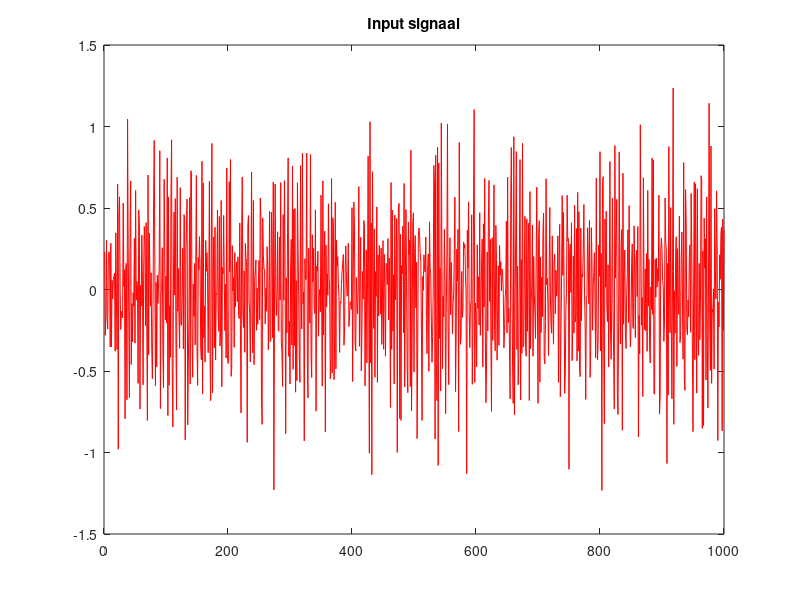

Here is the MATLAB script that generated this plot: (Note: this script raises an error after producing the figure.)
clear variables
close all

%%%%%%%%%%%%%%%%%%%%%%%%%%%%%%%%%%%%%%%%%%%%%%%%%%%
% Initialisatie van het probleem. (bepaal input u).
%%%%%%%%%%%%%%%%%%%%%%%%%%%%%%%%%%%%%%%%%%%%%%%%%%%
F = 20;         % Frequentie
Fs = 1000;      % Sample frequentie
T = 1/Fs;       % Sample periode
L = 1000;       % Lengte van signaal
t = (0:L-1)*T;  % Tijdsvector


% White noise
% u = randn(1000,1);

% Zero input signal
% u = zeros(1000,1);

% Colored noise
sigma_u = 0.5;
u = randn(1000,1);
u = sigma_u*u;
[b_butter, a_butter] = butter(4,0.2,'high');
u = filter(b_butter,a_butter,u);

% Sinus wave
% u = sin(2*pi*F*t');

% Step function
% u = ones(1000,1);
%u(1) = 0;

% Impulse function
% u = zeros(1000,1);
% u(1) = 1;

index = u<=3;
u = u(index);
index = u>=-3;
u = u(index);

% Plot input signal
figure();
plot(u,'r');
title('Input signaal');
hold off

%%%%%%%%%%%%%%%%%%%%%%%%%%%%%%%%%%%%%%%%%%%%%%%%%%%
% Experiment + output (y);
%%%%%%%%%%%%%%%%%%%%%%%%%%%%%%%%%%%%%%%%%%%%%%%%%%%
y = exercise2(u);
%poly = spline(u,y);

% figure()
plot(y,'r');
title('Output signaal');
%%%%%%%%%%%%%%%%%%%%%%%%%%%%%%%%%%%%%%%%%%%%%%%%%%%
% Preprocessing
%%%%%%%%%%%%%%%%%%%%%%%%%%%%%%%%%%%%%%%%%%%%%%%%%%%
% Preprocessing stap 1: Verwijderen pieken).
y1 = pkshave(y, [25,35], 1);

% Preprocessing stap 2: Laagdoorlaat filter om hoogfrequente ruis
% te elimineren.
b = ones(1,2)/2;
y2 = filtfilt(b,1,y1);

% Preprocessing stap 3: Verwijderen van trends.
y = detrend(y2);

% Preprocessing stap 4: Hoogdoorlaat filter om laagfrequente ruis 
% te elimineren.
[b,a] = butter(9,25/1000,'high');
y = filter(b,a,y);

% Bekijk de kwaliteit in mate van standaarddeviatie
arx_std = std(y)/std(u);

figure()
plot(y1,'b');
hold on
plot(y,'r');
legend('pkshave','detrend');
title('Output signaal, gedetrend en pkshaved');


%%%%%%%%%%%%%%%%%%%%%%%%%%%%%%%%%%%%%%%%%%%%%%%%%%%
% Identificeren van model
%%%%%%%%%%%%%%%%%%%%%%%%%%%%%%%%%%%%%%%%%%%%%%%%%%%
% FFT 
Y = fft(y);
P2 = abs(Y/L);
P1 = P2(1:L/2+1);
P1(2:end-1) = 2*P1(2:end-1);
f = Fs*(0:(L/2))/L;

% Plot figure
figure
plot(f,P1)
title('Single-Sided Amplitude Spectrum of X(t)')
xlabel('f (Hz)')
ylabel('|P1(f)|')
xlim([0 100]);
hold off

% % Verschillende modellen
sysarx = arx_model(u,y);
sysarmax = armax_model(u,y);
sysoe = oe_model(u,y);
sysbj = bj_model(u,y);

%%%%%%%%%%%%%%%%%%%%%%%%%%%%%%%%%%%%%%%%%%%%%%%%%%%
% Valideren van model
%%%%%%%%%%%%%%%%%%%%%%%%%%%%%%%%%%%%%%%%%%%%%%%%%%%

% Simulatie en Predictie van het model, wanneer de timehorizon 1 is, gaat
% het over een predictie, als er geen tijdshorizon is meegegeven over een
% simulatie.

opt = compareOptions('InitialCondition','e');
figure
compare([y u],sysarx,1,opt);
figure
compare([y u],sysarx, opt);
figure
compare([y u],sysarmax,1,opt);
figure
compare([y u],sysarmax, opt);
figure
compare([y u],sysoe,1,opt);
figure
compare([y u],sysoe, opt);
figure
compare([y u],sysbj,1,opt);
figure
compare([y u],sysbj, opt);

% Residual analyses
figure()
data = iddata(y,u,1);
resid(data,sysarx,'rx',sysarmax, 'gx',sysoe,'bx',sysbj, 'yx');

figure()
data2 = fft(data);
resid(data2,sysarx,'rx',sysarmax, 'gx',sysoe,'bx',sysbj, 'yx');

save real_problem;